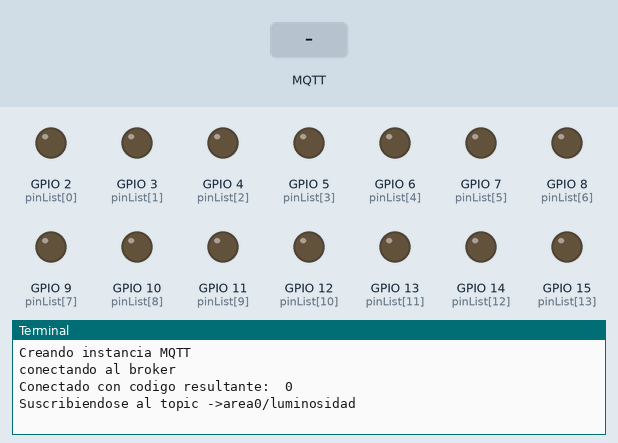
Simulated run of this program. Board: Raspberry Pi (BCM pin numbers), started with the argument Hello. Parts: output pins drawn as LEDs (lit = HIGH), the last lines printed to the terminal. Inputs (shaded band) come from the test bench. The clock reads 2024-03-15 10:24:30 at power-on unless the program sets it; files the program writes start out absent; no MQTT or app messages arrive unless stated.

Above: at 1.3 s.
1.4 s: MQTT message "| " arrives on the first subscribed topic
At 2.0 s:
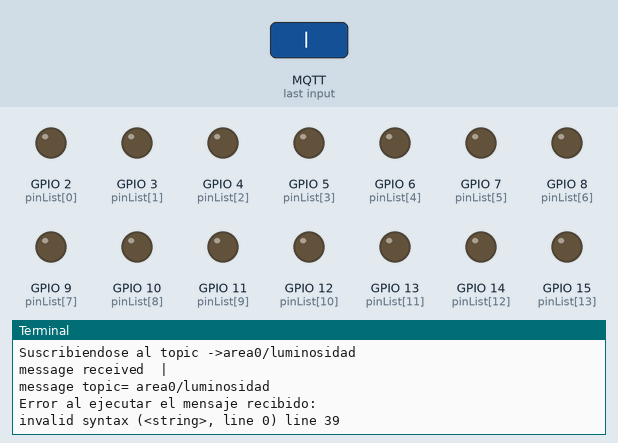
2.9 s: MQTT message "1" arrives on the first subscribed topic
At 4.1 s:
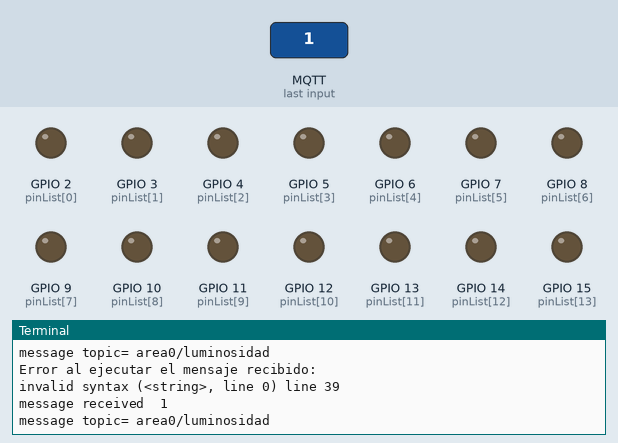
4.4 s: MQTT message "on" arrives on the first subscribed topic
At 5.5 s:
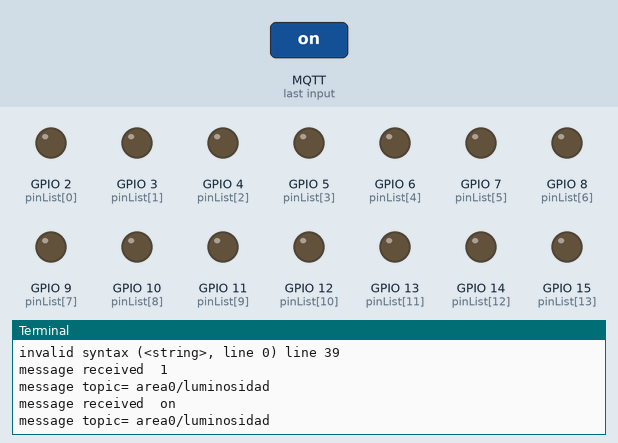

The program:

LED_brigtness_input_keyboard_subscribe_with_log.py
```python
# Import standard Python Modules
import sys
import os
import datetime

# Import paho MQTT Client
import paho.mqtt.client as mqtt

# Import RPi.GPIO Module
try:
	import RPi.GPIO as GPIO
except RuntimeError:
	print("Error importing RPi.GPIO!  This is probably because you need \
	superuser privileges.  You can achieve \
	this by using 'sudo' to run your script")

# Define callback functions which will be called when certain events happen.
def on_connect(client, userdata, flags, rc):
	# Connected function will be called when the client connects.
	print("Conectado con codigo resultante:  "+str(rc))

	# Subscribing in on_connect() means that if we lose the connection and
	# reconnect then subscriptions will be renewed.
	print("Suscribiendose al topic ->{0}".format("area0/luminosidad"))
	client.subscribe("area0/luminosidad")

def on_message(client, userdata, message):
	# Message function will be called when a subscribed feed has a new value.
	messageStr=str(message.payload.decode("utf-8"))
	print("message received ", str(message.payload.decode("utf-8")))
	print("message topic=",message.topic)

	# Catch errors
	try:
		if("| " in messageStr):
			pinNums, percentage =messageStr.split("| ")

			# Convert string to integer list
			pinNums=eval(pinNums)
			percentage=float(percentage)

			logFile=open("log suscriptor.txt", "a", encoding="utf8")

			# Apply percentage to all input pins
			for pinNum in pinNums:
				# Index pinNum-2 because GPIO is 2-27
				client.pwmList[pinNum-2].ChangeDutyCycle(percentage)
				logFile.write("{}~{}~{}~{}\n".format(datetime.datetime.now(), messageStr, message.topic, "Encendiendo LED {} a {}% duty".format(pinNum, percentage)))

			logFile.close()

	except Exception as e:
		print("Error al ejecutar el mensaje recibido:\n{} line {}".format(e, sys.exc_info()[-1].tb_lineno))
		logFile=open("log suscriptor.txt", "a", encoding="utf8")
		logFile.write("{}~{}~{}~{}\n".format(datetime.datetime.now(), messageStr, message.topic, "Error al ejecutar el mensaje recibido - {} line {}".format(e, sys.exc_info()[-1].tb_lineno)))
		logFile.close()


def main():
	if(len(sys.argv)!=2):
		sys.stderr.write('Usage: "{0}" $hostAddress\n'.format(sys.argv[0]))
		os._exit(1)

	GPIO.setmode(GPIO.BCM)
	GPIO.setwarnings(False)

	# List with all GPIO pin numbers
	pinList=[2, 3, 4, 5, 6, 7, 8, 9, 10, 11, 12, 13, 14, 15, 16, 17, 18, 19, 20, 21, 22, 23, 24, 25, 26, 27]

	# Set GPIO pin signal OUT and initial value "shutdown"
	GPIO.setup(pinList, GPIO.OUT, initial=GPIO.LOW)

	# create a list for pwm instances
	pwmList=[]
	for i in pinList:
		# Setup PWM instance to led_pin with 60 Hz
		pwm = GPIO.PWM(i, 60)

		# add pwm instance to pwm list
		pwmList.append(pwm)

		# start PWM at 0% duty cycle
		pwm.start(0)

	# Create an MQTT client instance.
	print("Creando instancia MQTT")
	client = mqtt.Client()

	# Setup the callback functions
	client.on_message = on_message
	client.on_connect = on_connect

	client.pwmList=pwmList

	print("conectando al broker")
	client.connect(host=sys.argv[1], port=1883, keepalive=60)

	# Write on log file
	logFile=open("log suscriptor.txt", "a", encoding="utf8")
	logFile.write("{}~{}~{}~{}\n".format(datetime.datetime.now(), "Nulo", "Nulo", "Aplicación iniciada"))
	logFile.close()

	client.loop_forever()

if __name__ == "__main__":
	try:
		main()
	except:
		print("{} line {}".format(sys.exc_info()[0], sys.exc_info()[-1].tb_lineno))
		GPIO.cleanup()
```

Measured:
- after the input at 1.4 s, the terminal: prints a new line at once (image 1)
- after the input at 2.9 s, the terminal: prints a new line at once (image 2)
- after the input at 4.4 s, the terminal: prints a new line at once (image 3)
